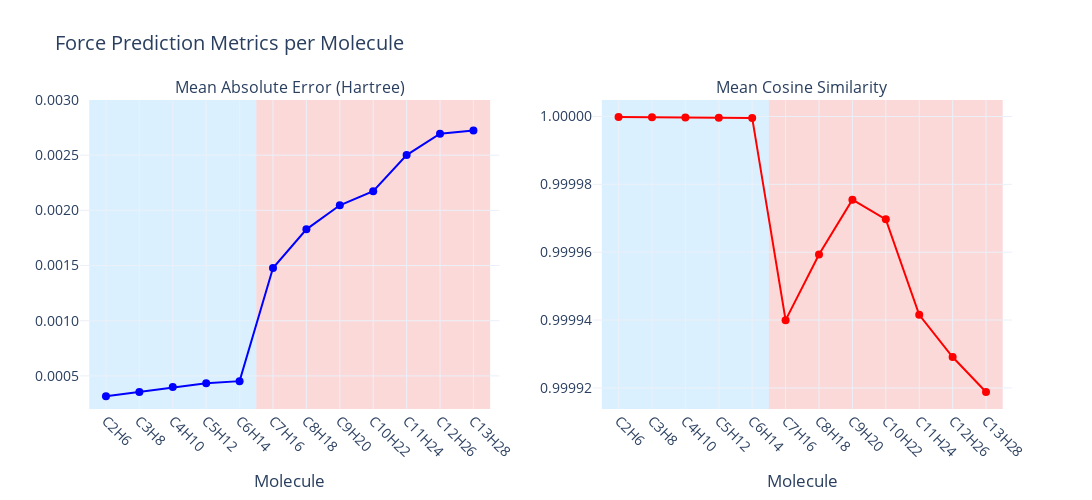

Notebook code for this chart:
### Code cell
# Option 3: Side-by-side subplots
import pandas as pd
import plotly.graph_objects as go
from plotly.subplots import make_subplots

results_df = pd.read_csv("force_metrics_results.csv")

# Create side-by-side subplots
fig = make_subplots(
    rows=1, cols=2,
    subplot_titles=('Mean Absolute Error (Hartree)', 'Mean Cosine Similarity'),
    horizontal_spacing=0.1
)

# Get the number of molecules for proper indexing
num_molecules = len(results_df)

# Add MAE plot to first subplot
fig.add_trace(
    go.Scatter(x=results_df["Molecule"], y=results_df["MAE (Hartree)"],
               mode='markers+lines', marker=dict(size=8),
               name="MAE", line=dict(color='blue')),
    row=1, col=1
)

# Add Mean Cosine Sim plot to second subplot
fig.add_trace(
    go.Scatter(x=results_df["Molecule"], y=results_df["Mean Cosine Sim"],
               mode='markers+lines', marker=dict(size=8),
               name="Cosine Sim", line=dict(color='red')),
    row=1, col=2
)

# Set Y-axis ranges for each subplot
# MAE subplot
y_min_mae = 0.0002
y_max_mae = 0.0030
fig.update_yaxes(tickformat=".4f", range=[y_min_mae, y_max_mae], row=1, col=1)

# Cosine Sim subplot
y_min_cos = results_df["Mean Cosine Sim"].min() * 0.999995
y_max_cos = results_df["Mean Cosine Sim"].max() * 1.000005
fig.update_yaxes(tickformat=".5f", range=[y_min_cos, y_max_cos], row=1, col=2)

# Add background rectangles for MAE subplot
fig.add_shape(type="rect",
              x0=-0.5, x1=4.5, y0=y_min_mae, y1=y_max_mae,
              fillcolor="LightSkyBlue", opacity=0.3,
              layer="below", line_width=0, row=1, col=1)
fig.add_shape(type="rect",
              x0=4.5, x1=num_molecules-0.5, y0=y_min_mae, y1=y_max_mae,
              fillcolor="LightCoral", opacity=0.3,
              layer="below", line_width=0, row=1, col=1)

# Add background rectangles for Cosine Sim subplot
fig.add_shape(type="rect",
              x0=-0.5, x1=4.5, y0=y_min_cos, y1=y_max_cos,
              fillcolor="LightSkyBlue", opacity=0.3,
              layer="below", line_width=0, row=1, col=2)
fig.add_shape(type="rect",
              x0=4.5, x1=num_molecules-0.5, y0=y_min_cos, y1=y_max_cos,
              fillcolor="LightCoral", opacity=0.3,
              layer="below", line_width=0, row=1, col=2)

# Update layout
fig.update_layout(
    title="Force Prediction Metrics per Molecule",
    template="plotly_white",
    font=dict(size=14),
    width=1200,  # Increase width for better visibility
    height=500,
    showlegend=False
)

# Rotate x-axis labels and add titles
fig.update_xaxes(tickangle=45, title_text="Molecule", row=1, col=1)
fig.update_xaxes(tickangle=45, title_text="Molecule", row=1, col=2)

fig.show()
# fig.write_html("force_metrics_results_sidebyside.html")
# fig.write_image("force_metrics_results_sidebyside.png")

### Figure 1 — Plotly figure (JSON) as saved in the notebook; plotly's stock layout.template omitted (floating-point values rounded to 4 significant figures)
{"data": [{"line": {"color": "blue"}, "marker": {"size": 8}, "mode": "markers+lines", "name": "MAE", "type": "scatter", "x": ["C2H6", "C3H8", "C4H10", "C5H12", "C6H14", "C7H16", "C8H18", "C9H20", "C10H22", "C11H24", "C12H26", "C13H28"], "xaxis": "x", "y": [0.0003154, 0.000355, 0.0004002, 0.0004334, 0.0004526, 0.001477, 0.001828, 0.002046, 0.002173, 0.002501, 0.002694, 0.002723], "yaxis": "y"}, {"line": {"color": "red"}, "marker": {"size": 8}, "mode": "markers+lines", "name": "Cosine Sim", "type": "scatter", "x": ["C2H6", "C3H8", "C4H10", "C5H12", "C6H14", "C7H16", "C8H18", "C9H20", "C10H22", "C11H24", "C12H26", "C13H28"], "xaxis": "x2", "y": [1.0, 1.0, 1.0, 1.0, 1.0, 0.9999, 1.0, 1.0, 1.0, 0.9999, 0.9999, 0.9999], "yaxis": "y2"}], "layout": {"annotations": [{"font": {"size": 16}, "showarrow": false, "text": "Mean Absolute Error (Hartree)", "x": 0.225, "xanchor": "center", "xref": "paper", "y": 1, "yanchor": "bottom", "yref": "paper"}, {"font": {"size": 16}, "showarrow": false, "text": "Mean Cosine Similarity", "x": 0.775, "xanchor": "center", "xref": "paper", "y": 1, "yanchor": "bottom", "yref": "paper"}], "font": {"size": 14}, "height": 500, "shapes": [{"fillcolor": "LightSkyBlue", "layer": "below", "line": {"width": 0}, "opacity": 0.3, "type": "rect", "x0": -0.5, "x1": 4.5, "xref": "x", "y0": 0.0002, "y1": 0.003, "yref": "y"}, {"fillcolor": "LightCoral", "layer": "below", "line": {"width": 0}, "opacity": 0.3, "type": "rect", "x0": 4.5, "x1": 11.5, "xref": "x", "y0": 0.0002, "y1": 0.003, "yref": "y"}, {"fillcolor": "LightSkyBlue", "layer": "below", "line": {"width": 0}, "opacity": 0.3, "type": "rect", "x0": -0.5, "x1": 4.5, "xref": "x2", "y0": 0.9999, "y1": 1.0, "yref": "y2"}, {"fillcolor": "LightCoral", "layer": "below", "line": {"width": 0}, "opacity": 0.3, "type": "rect", "x0": 4.5, "x1": 11.5, "xref": "x2", "y0": 0.9999, "y1": 1.0, "yref": "y2"}], "showlegend": false, "title": {"text": "Force Prediction Metrics per Molecule"}, "width": 1200, "xaxis": {"anchor": "y", "domain": [0, 0.45], "tickangle": 45, "title": {"text": "Molecule"}}, "xaxis2": {"anchor": "y2", "domain": [0.55, 1], "tickangle": 45, "title": {"text": "Molecule"}}, "yaxis": {"anchor": "x", "domain": [0, 1], "range": [0.0002, 0.003], "tickformat": ".4f"}, "yaxis2": {"anchor": "x2", "domain": [0, 1], "range": [0.9999, 1.0], "tickformat": ".5f"}}}
